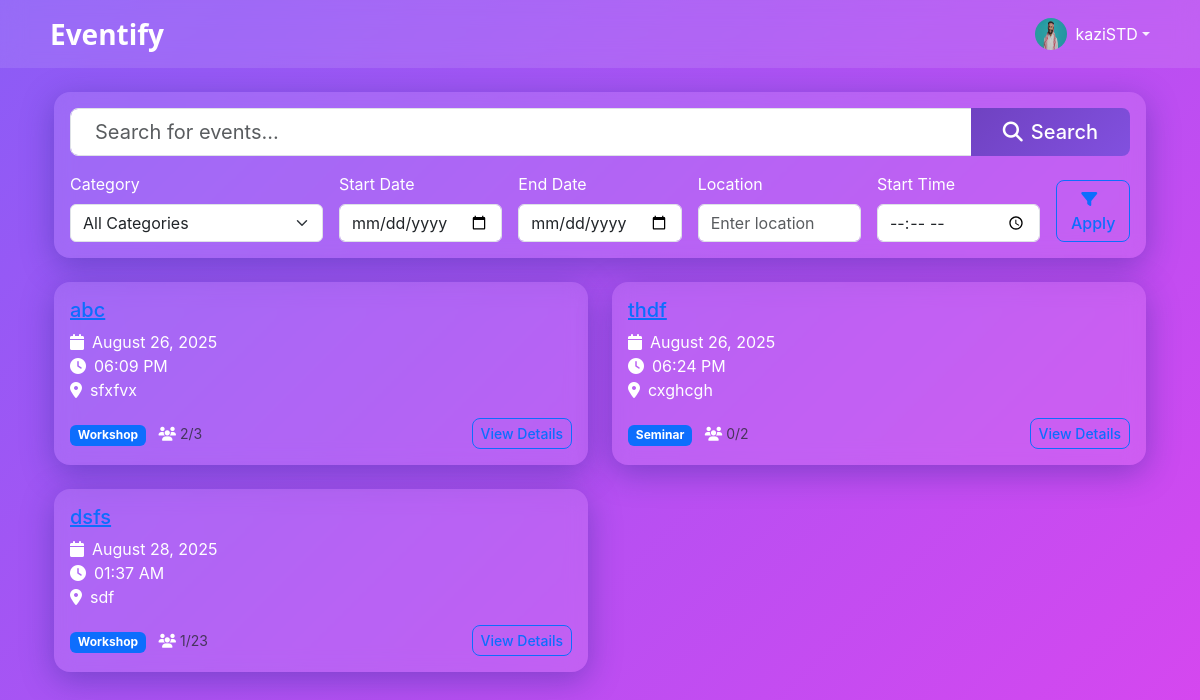
The page /student/events/search (signed in) on the database its author committed.
### models/user.py (models this page shows, shortened)
class User(UserMixin, db.Model):
    __tablename__ = 'users'
    id = db.Column(db.Integer, primary_key=True)
    username = db.Column(db.String(80), unique=True, nullable=False)
    email = db.Column(db.String(120), unique=True, nullable=False)
    password_hash = db.Column(db.String(128), nullable=False)
    role = db.Column(db.String(20), nullable=False, default='student')  # 'student' or 'admin'
    created_at = db.Column(db.DateTime, default=datetime.utcnow)
    profile_image = db.Column(db.String(255), default=None)
    registered_events = db.relationship('Event', secondary='event_registrations', back_populates='registered_users')
    created_events = db.relationship('Event', foreign_keys='Event.creator_id', back_populates='creator')
    def is_student(self):
        return self.role == 'student'

### models/event.py (models this page shows, shortened)
class Event(db.Model):
    __tablename__ = 'events'
    id = db.Column(db.Integer, primary_key=True)
    title = db.Column(db.String(200), nullable=False)
    description = db.Column(db.Text, nullable=False)
    start_date = db.Column(db.Date, nullable=False)
    start_time = db.Column(db.Time, nullable=False)
    end_date = db.Column(db.Date, nullable=False)
    end_time = db.Column(db.Time, nullable=False)
    location = db.Column(db.String(200), nullable=False)
    category = db.Column(db.String(100), nullable=False)
    max_capacity = db.Column(db.Integer, default=100)
    creator_id = db.Column(db.Integer, db.ForeignKey('users.id'), nullable=False)
    created_at = db.Column(db.DateTime, default=datetime.utcnow)
    updated_at = db.Column(db.DateTime, default=datetime.utcnow, onupdate=datetime.utcnow)
    images = db.Column(MutableList.as_mutable(JSON), default=[])
    documents = db.Column(MutableList.as_mutable(JSON), default=[])
    creator = db.relationship('User', foreign_keys=[creator_id], back_populates='created_events')
    registered_users = db.relationship('User', secondary=event_registrations, back_populates='registered_events')
    @property
    def registration_count(self):
        return len(self.registered_users)

### views/student.py (the view)
@student_bp.route('/events/search')
@login_required
def search_events():
    search_query = request.args.get('q', '')
    category = request.args.get('category', 'all')
    start_date = request.args.get('start_date')
    end_date = request.args.get('end_date')
    location = request.args.get('location', '')
    time = request.args.get('time', '')
    if start_date:
        start_date = datetime.strptime(start_date, '%Y-%m-%d').date()
    if end_date:
        end_date = datetime.strptime(end_date, '%Y-%m-%d').date()
    events = StudentViewModel.search_events(
        search_query=search_query,
        category=category,
        start_date=start_date,
        end_date=end_date
    )
    return render_template('search_events.html',
                          search_query=search_query,
                          events=events,
                          selected_category=category,
                          start_date=start_date,
                          end_date=end_date,
                          location=location,
                          time=time,
                          user_type='student')

### viewmodels/student_viewmodel.py (called while the page is built, shortened)
    @staticmethod
    def search_events(search_query=None, category=None, start_date=None, end_date=None):
        query = Event.query
        if category and category != 'all':
            query = query.filter(Event.category == category)
        if start_date:
            query = query.filter(Event.start_date >= start_date)
        if end_date:
            query = query.filter(Event.start_date <= end_date)
        return query.order_by(Event.start_date, Event.start_time).all()

### views/student.py (called while the page is built)
@student_bp.before_request
@login_required
def require_student():
    if not current_user.is_student():
        flash('Access denied. Students only.', 'error')
        return redirect(url_for('admin.dashboard'))

### templates/search_events.html (shortened to what this page needs)
{% extends "base.html" %}
{% block extra_css %}
<link href="{{ url_for('static', filename='css/base.css') }}" rel="stylesheet">
{% endblock %}
{% block content %}
<div class="container mt-4">
    <div class="card mb-4">
        <div class="card-body">
            <form method="GET" action="{{ url_for(user_type + '.search_events') }}">
                <div class="row mb-3">
                    <div class="col-12">
                        <div class="search-wrapper">
                            <div class="input-group input-group-lg">
                                <input type="text" class="form-control search-input" name="q"
                                       value="{{ search_query }}" placeholder="Search for events..."
                                       style="border-radius: 0.5rem 0 0 0.5rem; padding-left: 1.5rem;"
                                       autocomplete="off">
                                <button class="btn btn-primary search-btn" type="submit"
                                        style="border-radius: 0 0.5rem 0.5rem 0; padding-left: 2rem; padding-right: 2rem;">
                                    <i class="fas fa-search me-2"></i>Search
                                </button>
                            </div>
                        </div>
                    </div>
                </div>
                <div class="row g-3">
                    <div class="col-md-3">
                        <label class="form-label">Category</label>
                        <select class="form-select" name="category">
                            <option value="all" {% if selected_category == 'all' %}selected{% endif %}>All Categories</option>
                        </select>
                    </div>
                    <div class="col-md-2">
                        <label class="form-label">Start Date</label>
                        <input type="date" class="form-control" name="start_date"
                               value="{{ start_date|string if start_date else '' }}">
                    </div>
                    <div class="col-md-2">
                        <label class="form-label">End Date</label>
                        <input type="date" class="form-control" name="end_date"
                               value="{{ end_date|string if end_date else '' }}">
                    </div>
                    <div class="col-md-2">
                        <label class="form-label">Location</label>
                        <input type="text" class="form-control" name="location"
                               value="{{ location if location else '' }}" placeholder="Enter location">
                    </div>
                    <div class="col-md-2">
                        <label class="form-label">Start Time</label>
                        <input type="time" class="form-control" name="start_time"
                               value="{{ start_time if start_time else '' }}">
                    </div>
                    <div class="col-md-1 d-flex align-items-end">
                        <button type="submit" class="btn btn-outline-primary w-100">
                            <i class="fas fa-filter me-2"></i>Apply
                        </button>
                    </div>
                </div>
            </form>
        </div>
    </div>
    <div class="row">
        {% if events %}
            {% for event in events %}
            <div class="col-md-6 mb-4">
                <div class="card h-100 event-item">
                    <div class="card-body">
                        <h5 class="card-title">
                            {% if user_type == 'student' %}
                                <a href="{{ url_for('student.event_detail', event_id=event.id) }}">{{ event.title }}</a>
                            {% else %}
                                <a href="{{ url_for('admin.event_detail', event_id=event.id) }}">{{ event.title }}</a>
                            {% endif %}
                        </h5>
                        <p class="card-text text-muted mb-3 event-info">
                            <i class="fas fa-calendar me-2"></i>{{ event.start_date.strftime('%B %d, %Y') }}
                            <br>
                            <i class="fas fa-clock me-2"></i>{{ event.start_time.strftime('%I:%M %p') }}
                            <br>
                            <i class="fas fa-map-marker-alt me-2"></i>{{ event.location }}
                        </p>
                        <div class="d-flex justify-content-between align-items-center mt-auto">
                            <div class="event-meta">
                                <span class="badge bg-primary me-2">{{ event.category }}</span>
                                <small class="text-muted">
                                    <i class="fas fa-users me-1"></i>{{ event.registration_count }}/{{ event.max_capacity }}
                                </small>
                            </div>
                            <div class="event-actions">
                                {% if user_type == 'student' %}
                                    <a href="{{ url_for('student.event_detail', event_id=event.id) }}"
                                       class="btn btn-outline-primary btn-sm">
                                        View Details
                                    </a>
                                {% endif %}
                            </div>
                        </div>
                    </div>
                </div>
            </div>
            {% endfor %}
        {% endif %}
    </div>
</div>
{% endblock %}

### templates/base.html (shortened to what this page needs)
<!DOCTYPE html>
<html lang="en" data-bs-theme="light">
<head>
    <link href="https://cdn.jsdelivr.net/npm/bootstrap@5.3.1/dist/css/bootstrap.min.css" rel="stylesheet">
    <link href="https://cdnjs.cloudflare.com/ajax/libs/font-awesome/6.4.2/css/all.min.css" rel="stylesheet">
    <link href="{{ url_for('static', filename='css/base.css') }}" rel="stylesheet">
    {% block extra_css %}{% endblock %}
</head>
<body class="modern-theme">
    <nav class="navbar navbar-expand-lg glass-nav">
        <div class="container">
            <a class="navbar-brand d-flex align-items-center" href="{{ url_for('index') }}">
                    <span class="brand-text">Eventify</span>
            </a>
            {% if current_user.is_authenticated %}
            <ul class="navbar-nav ms-auto">
                <li class="nav-item dropdown">
                    <a class="nav-link dropdown-toggle d-flex align-items-center" href="#" id="userDropdown" role="button" data-bs-toggle="dropdown" aria-expanded="false">
                        <div class="d-flex align-items-center">
                            <img src="{{ url_for('static', filename=current_user.profile_image) if current_user.profile_image else url_for('static', filename='img/default_profile.png') }}"
                                alt="Profile" class="rounded-circle me-2" width="32" height="32">
                            <span class="text-white">{{ current_user.username }}</span>
                        </div>
                    </a>
                </li>
            </ul>
            {% endif %}
        </div>
    </nav>
    <main class="container mt-4">
        <div class="content-wrapper">
            {% block content %}{% endblock %}
        </div>
    </main>
</body>
</html>

### static/css/base.css (style rules this page uses)
body { min-height: 100vh; background: linear-gradient(135deg, var(--gradient-start), var(--gradient-end)); color: #fff; font-family: 'Inter', system-ui, -apple-system, sans-serif; transition: background-color 0.3s ease, color 0.3s ease; }
.navbar { position: sticky; top: 0; z-index: 1000; backdrop-filter: blur(12px); transition: all 0.4s ease; background: var(--glass-bg); }
.navbar-brand { font-weight: 700; color: var(--primary-color); font-size: 1.5rem; }
.card, .glass-card { border: none; border-radius: 1rem; box-shadow: var(--glass-shadow); background: var(--glass-bg); backdrop-filter: blur(10px); -webkit-backdrop-filter: blur(10px); transition: transform 0.3s ease, box-shadow 0.3s ease; }
.btn { border-radius: 0.5rem; font-weight: 500; }
.btn-primary { background: var(--accent-gradient); border: none; padding: 0.5rem 1.5rem; transition: all 0.3s ease; }
.nav-link { color: rgba(255, 255, 255, 0.9) !important; transition: all 0.3s ease; }
:root { --gradient-start: #8B5CF6; --gradient-end: #D946EF; --glass-bg: rgba(255, 255, 255, 0.1); --glass-border: rgba(255, 255, 255, 0.18); --glass-shadow: 0 8px 32px 0 rgba(31, 38, 135, 0.37); --primary-color: #6f42c1; --primary-hover: #5a32a3; --secondary-color: #e9ecef; --text-primary: #212529; --text-secondary: #6c757d; --border-color: #dee2e6; --accent-gradient: linear-gradient(135deg, #6f42c1, #8250df); transition: color-scheme 0.3s ease; }
.navbar-brand { font-family: 'Poppins', 'Segoe UI', sans-serif; font-weight: 700; font-size: 1.75rem; color: #212529 !important; }
body, .card, .card-body, .card-title, .card-text, h1, h2, h3, h4, h5, h6, p, span, li, td, th, .event-info, .event-meta, .event-item, .event-item i, .event-item .fa, .event-item .fas { color: #fff !important; }

### rows shown on the page
User: profile_image (picture), username "kaziSTD"
Event: title "abc", start_date "August 26, 2025", start_time "06:09 PM", location "sfxfvx", category "Workshop", registration_count "2", max_capacity "3"
Event: title "thdf", start_date "August 26, 2025", start_time "06:24 PM", location "cxghcgh", category "Seminar", registration_count "0", max_capacity "2"
Event: title "dsfs", start_date "August 28, 2025", start_time "01:37 AM", location "sdf", category "Workshop", registration_count "1", max_capacity "23"
